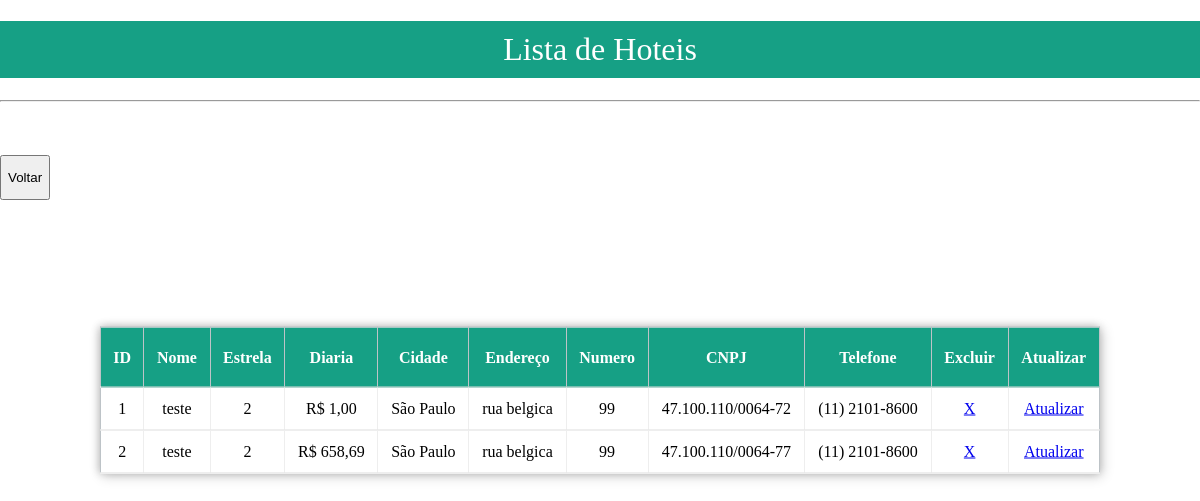
The app's page /lista, older data.
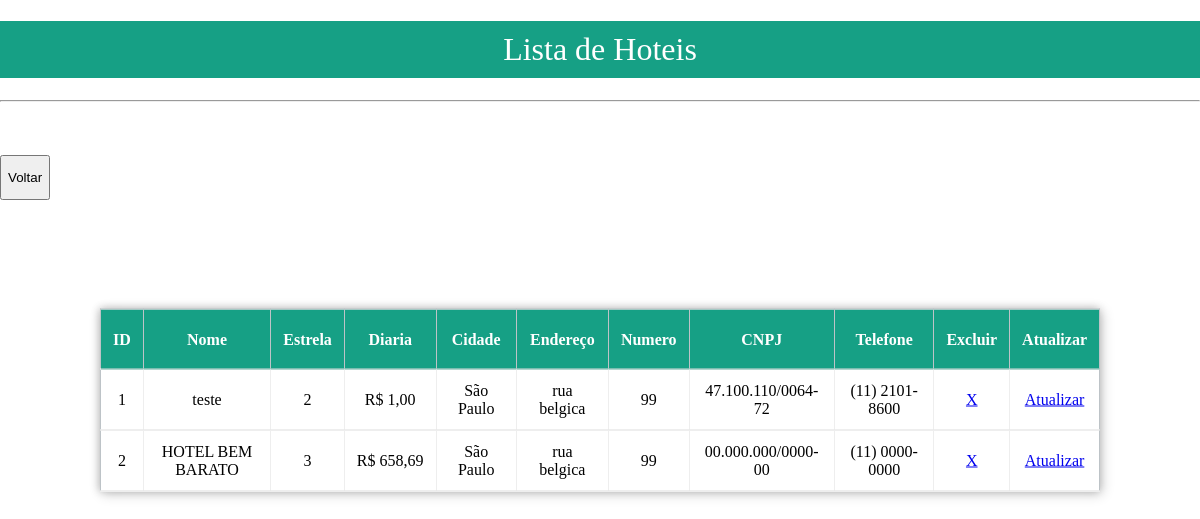
The same page, newer data.
### app.py (models this page shows, shortened)
class HotelModel (banco.Model):
    __tablename__ = 'hoteis'
    hotel_id = banco.Column(banco.Integer, primary_key=True, autoincrement=True)
    nome = banco.Column(banco.String(80), nullable=False)
    estrela = banco.Column(banco.String(4), nullable=False)
    diaria = banco.Column(banco.String(10), nullable=False)
    cidade = banco.Column(banco.String(80), nullable=False)
    endereco = banco.Column(banco.String(100), nullable=False)
    numero = banco.Column(banco.Integer, nullable=False)
    cnpj = banco.Column(banco.String(18), unique=True)
    telefone_contato = banco.Column(banco.String(15), nullable=False)

### app.py (the view)
@app.route("/lista")
def lista():
    hotel = HotelModel.query.all()
    return render_template("lista.html", hotel=hotel)

### templates/lista.html (shortened to what this page needs)
<!DOCTYPE html>
<html>
<head>
     <link rel="stylesheet" href="{{ url_for('static', filename='css/stylelista.css') }}">
</head>
<body>
<h1>Lista de Hoteis</h1>
<hr>
<table border="1">
    <tr id="header">
        <th>ID</th>
        <th>Nome</th>
        <th>Estrela</th>
        <th>Diaria</th>
        <th>Cidade</th>
        <th>Endereço</th>
        <th>Numero</th>
        <th>CNPJ</th>
        <th>Telefone</th>
        <th>Excluir</th>
        <th>Atualizar</th>
    </tr>
    {% for hoteis in hotel %}
    <tr id="dados">
        <td>{{ hoteis.hotel_id }}</td>
        <td>{{ hoteis.nome }}</td>
        <td>{{ hoteis.estrela }}</td>
        <td>{{ hoteis.diaria }}</td>
        <td>{{ hoteis.cidade }}</td>
        <td>{{ hoteis.endereco }}</td>
        <td>{{ hoteis.numero }}</td>
        <td>{{ hoteis.cnpj}}</td>
        <td>{{ hoteis.telefone_contato}}</td>
        <td><a href="/excluir/{{ hoteis.hotel_id }}" id="excluir">X</a></td>
        <td><a href="/atualizar/{{hoteis.hotel_id }}" id="atualizar">Atualizar</a></td>
    </tr>
    {% endfor %}
</table>
<button onclick="location.href = 'http://127.0.0.1:5000/';" class="button">Voltar</button>
</body>
</html>

Row changes from the older to the newer data that the page shows:
changed HotelModel id 2: nome "teste" → "HOTEL BEM BARATO"; estrela "2" → "3"; cnpj "47.100.110/0064-77" → "00.000.000/0000-00"; telefone_contato "(11) 2101-8600" → "(11) 0000-0000"
